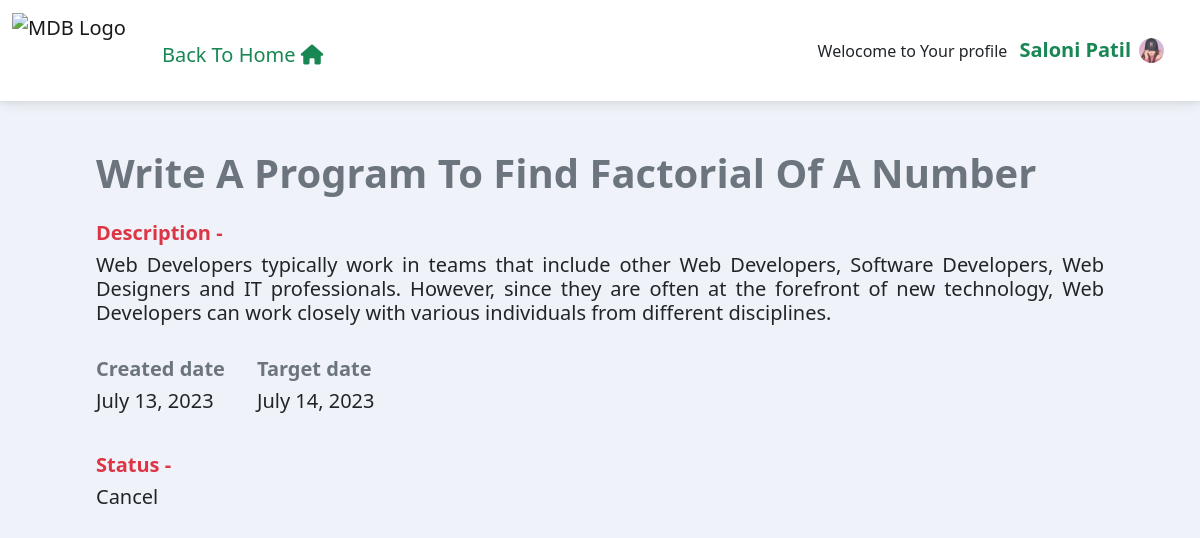
Screenshot of /taskpage/42 (signed in) with the database file from the repository.
### customadmin/models.py (models this page shows, shortened)
class Employee(models.Model):
    emp_name = models.CharField(max_length=100,null=True)
    user = models.OneToOneField(User, on_delete=models.CASCADE,null=False)
    email=models.EmailField(max_length=100)
    password = models.CharField(max_length=100)
    mobile = models.CharField(max_length=10)
    date_of_join=models.DateField(auto_now_add=False ,null=True,blank=True)
    date_of_birth = models.DateField(auto_now_add=False ,null=True,blank=True)
    post=models.CharField(max_length=100)
    address=models.CharField(max_length=500)
    blood_group=models.CharField(max_length=10)
    image = models.ImageField(upload_to='pics/',default='profile1.jpg')
    def __str__(self):
        return self.emp_name

class Task(models.Model):
    given_task = models.CharField(max_length=200, null=True)
    task_description = models.CharField(max_length=500, null=True)
    created_date = models.DateField(auto_now_add=True,null=True,blank=True)
    assigned_to = models.ForeignKey(Employee, on_delete=models.CASCADE,null=True)
    employee_name = models.CharField(max_length=100)
    target_date=models.DateField(auto_now_add=False,null=True,blank=True)
    status = models.CharField(max_length=200, null=True)

### app/views.py (the view)
# urls.py: path('taskpage/<int:id>',views.taskpage,name='taskpage'),
@login_required(login_url='emplogin')
def taskpage(request,id):
    user = get_object_or_404(User, email=request.user.email)
    employee = get_object_or_404(Employee, user=user)
    tasks = Task.objects.filter(id=id).order_by('-id')
    return render(request, 'taskpage.html',{'tasks':tasks,'employee':employee})

### templates/taskpage.html (shortened to what this page needs)
<!DOCTYPE html>
<html lang="en">
  <head>
    <link
      href="https://cdnjs.cloudflare.com/ajax/libs/font-awesome/6.0.0/css/all.min.css"
      rel="stylesheet"
    />
    <link
      href="https://cdnjs.cloudflare.com/ajax/libs/mdb-ui-kit/6.4.0/mdb.min.css"
      rel="stylesheet"
    />
  </head>
  <body style='background-color:#f0f2f9'>
    {% include 'messages.html' %}
    <nav class="navbar navbar-expand-lg navbar-light bg-white sticky-top">
      <div class="container-fluid">
        <div class="collapse navbar-collapse" id="navbarSupportedContent">
          <a class="navbar-brand mt-2 mt-lg-0" href="{% url 'mytasks' %}">
            <img
              src="https://previews.123rf.com/images/glopphy/glopphy1511/glopphy151100012/47791517-teamwork-workers-and-employees-in-a-meeting-logo-vector-image.jpg"
              class="w-100"
              height="75"
              alt="MDB Logo"
              loading="lazy"
            />
          </a>
          <a href="{% url 'home' %}" class="text-decoration-none">
            <div class="h5 mt-3 text-success mx-3">
              Back To Home <i class="fa fa-home"></i>
            </div>
          </a>
          <ul class="navbar-nav ms-auto mb-2 mb-lg-0">
            <li class="nav-item">
              Welocome to Your profile
              <span class="h5 fw-bold mx-2 text-success">{{employee}}</span>
            </li>
          </ul>
        </div>
        <div class="d-flex align-items-center">
          <div class="dropdown me-4">
            <a
              class="dropdown-toggle d-flex align-items-center hidden-arrow"
              href="#"
              id="navbarDropdownMenuAvatar"
              role="button"
              data-mdb-toggle="dropdown"
              aria-expanded="false"
            >
              <img
                src="{{employee.image.url}}"
                class="rounded-circle"
                height="25"
                alt="Black and White Portrait of a Man"
                loading="lazy"
              />
            </a>
          </div>
        </div>
      </div>
    </nav>
    <div class="m-lg-5 px-lg-5 m-3">
      {% for task in tasks %}
      <h1 class="fw-bold text-capitalize text-secondary my-4">
        {{task.given_task}}
      </h1>
      <div class="my-3">
        <p class="h5 text-danger fw-bold">Description -</p>
        <p class="h5" style='text-align:justify'>{{task.task_description}}</p>
      </div>
      <div class="d-flex">
      <div class="my-3 me-3">
        <p class="h5 text-secondary fw-bold">Created date</p>
        <p class="h5">{{task.created_date}}</p>
      </div>
      <div class="m-3">
        <p class="h5 text-secondary fw-bold">Target date</p>
        <p class="h5">{{task.target_date}}</p>
      </div>
      </div>
      <div class="my-3">
        <p class="h5 text-danger fw-bold">Status -</p>
        <p class="h5">{{task.status}}</p>
      </div>
      {% endfor %}
    </div>
  </body>
</html>

### rows the page displays
Employee: emp_name "Saloni Patil", image (picture)
Task: given_task "Write A Program To Find Factorial Of A Number", task_description "Web Developers typically work in teams that include other Web Developers, Software Developers, Web Designers and IT professionals. However, since they are often at the forefront of new technology, Web Developers can work closely with various individuals from different disciplines.", created_date "July 13, 2023", target_date "July 14, 2023", status "Cancel"
